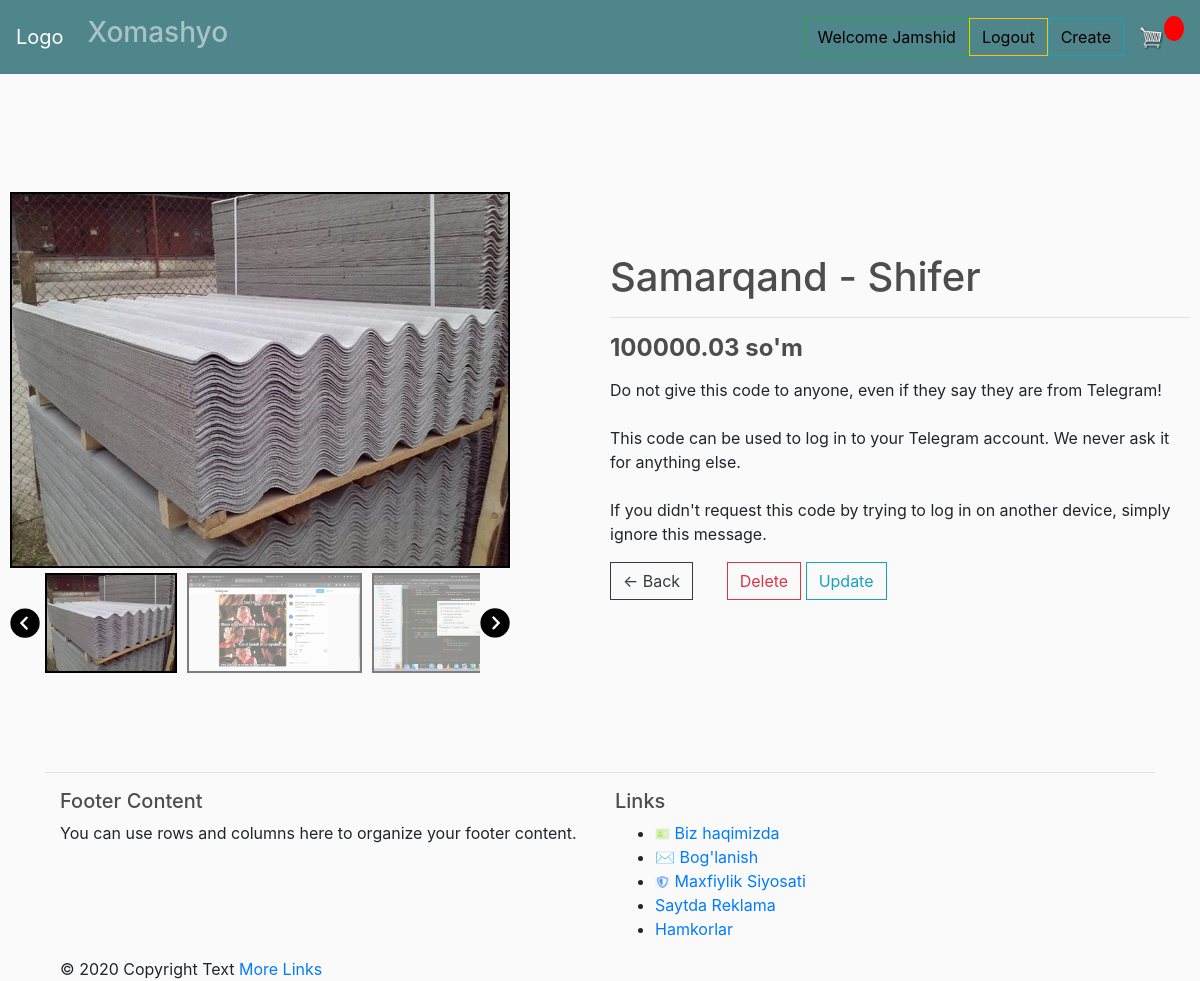
Screenshot of /1/detail/ (signed in) with the database file from the repository.
### Product/models.py (models this page shows, shortened)
class Product(models.Model):
	name        = models.CharField( verbose_name='Maxsulot Nomi', max_length=250, )
	category    = models.ForeignKey( "Category",
                verbose_name = 'Maxsulot Kategoriyasi',
                related_name = 'product_name',
                on_delete    = models.CASCADE
            )
	description = models.TextField( verbose_name='Tavfsifi', help_text="Maxsulot haqida.", blank=True, null=True, )
	image       = models.ImageField( #default image
                upload_to='images',
                max_length=255,
                verbose_name='Maxsulot Rasmi',
                blank=True,
                null=True
            )
	class CurrecyChoice(models.TextChoices):
		SUM="so\'m",_('so\'m')
		USD='$',_('dollor')
		EUR='euro',_('euro')
		RUB='ruble',_('ruble')
		__empty__=_('')
	currency    = models.CharField( verbose_name='Valyuta turi', max_length=5,
                choices=CurrecyChoice.choices,
                default=CurrecyChoice.__empty__,
            )
	price       = models.DecimalField( verbose_name='Maxsulot Narxi', max_digits=10, decimal_places=2, default=100,
                validators=(
                    MinValueValidator(100),
                    MaxValueValidator(100000000),
                )
            )
	published_at = models.DateTimeField( auto_now_add=True )
	updated_at  =models.DateTimeField( auto_now=True )
	class Meta:
		verbose_name = 'Product'
		verbose_name_plural = 'Products'
	@property
	def imageURL(self):
		try:
			url = self.image.url
		except:
			url = ''
		print('URL:', url)
		return url

class ProductImage(models.Model):
	product       = models.ForeignKey(Product, on_delete=models.CASCADE)
	short_caption = models.CharField( max_length=250, blank=True, null=True )
	image         = models.ImageField(
                  upload_to    = 'images',
                  height_field = None,
                  width_field  = None,
                  max_length   = 250,
                  blank        = True,
                  null         = True,
            )
	@property
	def imageURL(self):
		try:
			url=self.image.url
		except:
			url=''
		return url

### Product/views.py (the view)
# urls.py: path('<int:id>/detail/',    Product_Detail_View.as_view(), name='product-detail'),
class Product_Detail_View(ProductObjectMixin, View):
    template_name='ProductPages/product-detail.html'
    context={}
    def get(self, request, id=None, *args, **kwargs):
        obj=self.get_object()
        self.context['product'] = obj
        return render(
            request,
            self.template_name,
            self.context
        )

### Product/views.py (called while the page is built)
    def get_object(self):
        obj=None
        id=self.kwargs.get(self.url_lookup)
        if id is not None:
            obj=get_object_or_404(self.model, id=id)
        return obj

### templates/ProductPages/product-detail.html (shortened to what this page needs)
 {% extends 'ProductPages/base.html' %}
 {% load static %}
 {% block detail %}
<div id="content-wrapper" style="margin-top: 5%; margin-bottom: 7%;">
    <div class="column">
        <img id=featured src="{{ product.imageURL }}">
        <div id="slide-wrapper">
            {% if product.productimage_set.all %}
                <img id="slideLeft" class="arrow" src="{% static 'images/arrow-left.png' %}">
                <div id="slider">
                    <img class="thumbnailslider active" src="{{ product.imageURL}}">
                    {% for imagelist in product.productimage_set.all %}
                        <img class="thumbnailslider" src="{{ imagelist.imageURL }}">
                    {% endfor %}
                </div>
                <img id="slideRight" class="arrow" src="{% static 'images/arrow-right.png' %}">
            {% endif %}
        </div>
    </div>
    <div class="column">
        <h1>{{ product.name }}</h1>
        <hr> {% if product.currency == '$' %}
        <h4><strong>{{product.currency}}{{ product.price }}</strong></h4>
        {% elif product.currency == 'euro' %}
        <h4><strong>&#8364; {{ product.price }}</strong></h4>
        {% elif product.currency == 'ruble' %}
        <h4><strong>{{ product.price }} &#8381;</strong></h4>
        {% else %}
        <h4><strong>{{ product.price }} {{product.currency}}</strong></h4>
        {% endif %}
        <p>{{ product.description|safe }}</p>
        {% if user.is_staff %}
        <div style=" margin-top: auto; margin-bottom: 0%;">
            <p>
                <a style="margin-right: 5%;" href="{% url 'Products:product-list' %}" class="btn btn-outline-dark">&#8592; Back</a>
                <a href="{% url 'Products:product-delete' product.id %}" class="btn btn-outline-danger">Delete</a>
                <a href="{% url 'Products:product-update' product.id %}" class="btn btn-outline-info">Update</a>
            </p>
            {% else %}
            <input value=1 type="number ">
            <a class="btn btn-dark " href="# " style="margin-left: 2%;">Add to Cart</a>
        </div> {% endif %}
    </div>
</div>
{% endblock detail %}

### templates/ProductPages/includes/navbar.html (shortened to what this page needs)
{% load static %}
<nav class="navbar navbar-expand-lg navbar-dark bg-dark">
    <a class="navbar-brand" href="{% url 'Products:product-list' %}">Logo</a>
    <div class="collapse navbar-collapse" id="navbarSupportedContent">
        <ul class="navbar-nav mr-auto">
            <li class="nav-item active">
                <h3><a class="nav-link" href="{% url 'Products:product-list' %}">Xomashyo <span class="sr-only">(current)</span></a></h3>
            </li>
        </ul>
        <div class="form-inline my-2 my-lg-0">
            {% if user.is_staff %}
            <a href="/accounts" class="btn btn-outline-success" style="color: black;">Welcome {{ user.username }}</a>
            <a href="{% url 'Auth:logout-request' %}" class="btn btn-outline-warning" style="color: black;">Logout</a>
            <a href="{% url 'Products:product-create' %}" class="btn btn-outline-info" style="color: black;">Create</a> {% elif user.is_authenticated %}
            <a href="" class="btn btn-outline-success" style="color: rgb(70, 3, 3);">Welcome {{ user.username }}</a>
            <a href="{% url 'Auth:logout-request' %}" class="btn btn-outline-warning" style="color: black;">Logout</a> {% else %}
            <a href="{% url 'Auth:login-request' %}" class="btn btn-warning" style="color: black;">Login</a> {% endif %}
            <a href="#">
                <img id="cart-icon" src="{% static 'images/cart.png' %}">
            </a>
            <p id="cart-total">{{cartItems}}</p>
        </div>
    </div>
</nav>

### static/css/main.css (style rules this page uses)
body { background-color: hsl(0, 0%, 98%); }
h1, h2, h3, h4, h5, h6 { color: hsl(0, 0%, 30%); }
.bg-dark { background-color: #4f868c!important; }
#cart-icon { width: 25px; display: inline-block; margin-left: 15px; }
#cart-total { display: block; text-align: center; color: #fff; background-color: red; width: 20px; height: 25px; border-radius: 50%; font-size: 14px; }
.btn { border-radius: 0; }

### static/css/slider.css (style rules this page uses)
#content-wrapper { display: flex; flex-wrap: wrap; justify-content: center; align-items: center; }
.column { width: 600px; padding: 10px; }
#featured { max-width: 500px; max-height: 600px; object-fit: cover; cursor: pointer; border: 2px solid black; }
.thumbnailslider { object-fit: cover; max-width: 180px; max-height: 100px; cursor: pointer; opacity: 0.5; margin: 5px; border: 2px solid black; }
.active { opacity: 1; }
#slide-wrapper { max-width: 500px; display: flex; min-height: 100px; align-items: center; }
#slider { width: 440px; display: flex; flex-wrap: nowrap; overflow-x: hidden; }
#slider { width: 440px; display: flex; flex-wrap: nowrap; overflow-x: auto; }
.arrow { width: 30px; height: 30px; cursor: pointer; transition: .3s; }

### rows the page displays
Product: imageURL (picture), name "Samarqand - Shifer", price "100000.03", currency "so'm", description "Do not give this code to anyone, even if they say they are from Telegram! This code can be used to log in to your Telegram account. We never ask it for anything else. If you didn't request this code by trying to log in on another device, simply ignore this message."
ProductImage: imageURL (picture)
ProductImage: imageURL (picture)

### other values shown
{{ user.username }} "Jamshid"
